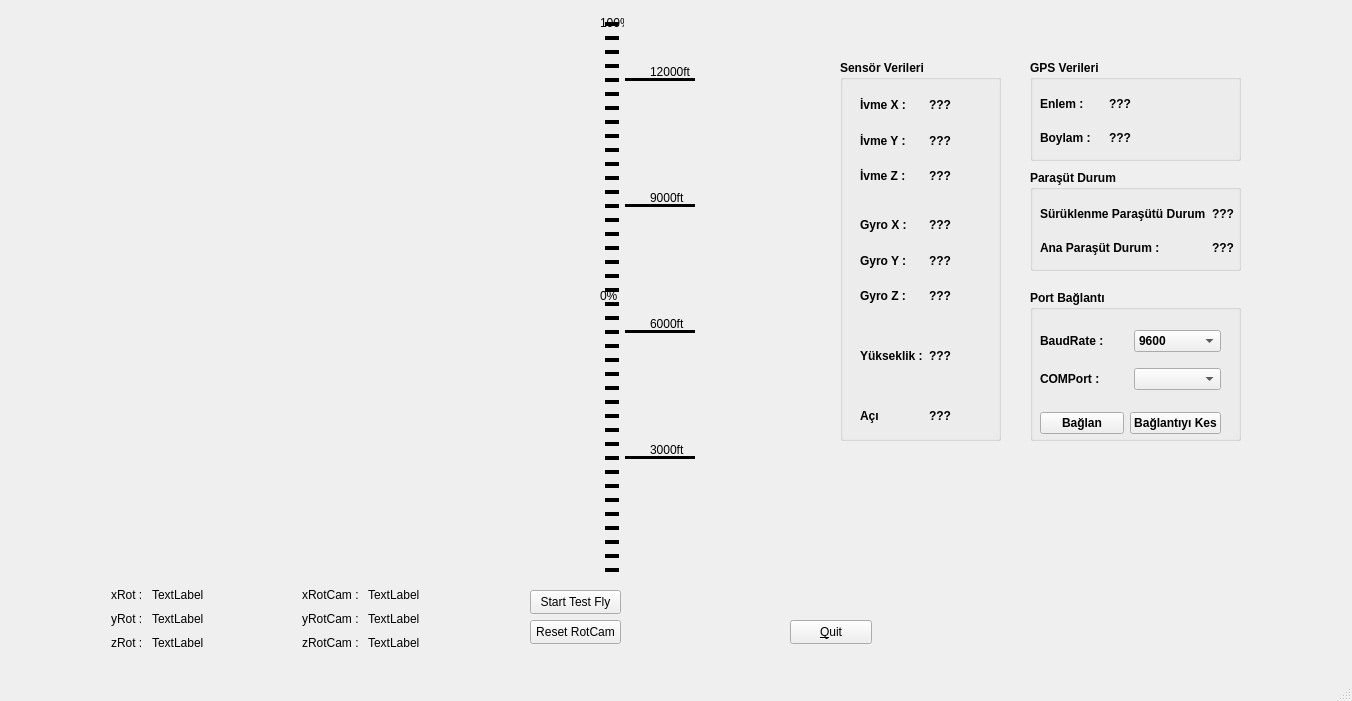
<?xml version="1.0" encoding="UTF-8"?>
<ui version="4.0">
 <class>MainWindow</class>
 <widget class="QMainWindow" name="MainWindow">
  <property name="geometry">
   <rect>
    <x>0</x>
    <y>0</y>
    <width>1352</width>
    <height>701</height>
   </rect>
  </property>
  <property name="windowTitle">
   <string>MainWindow</string>
  </property>
  <widget class="QWidget" name="centralwidget">
   <widget class="QProgressBar" name="progressBar">
    <property name="geometry">
     <rect>
      <x>600</x>
      <y>16</y>
      <width>24</width>
      <height>561</height>
     </rect>
    </property>
    <property name="font">
     <font>
      <pointsize>9</pointsize>
     </font>
    </property>
    <property name="layoutDirection">
     <enum>Qt::LeftToRight</enum>
    </property>
    <property name="autoFillBackground">
     <bool>false</bool>
    </property>
    <property name="styleSheet">
     <string notr="true">QProgressBar {
    border: none; /* Kenarlığı kaldırır */
    background-color: transparent; /* Arkaplan rengini transparan yapar */
}

QProgressBar::chunk {
    background-color: red; /* İlerleme çizgilerinin başlangıç rengi (siyah) */
    width: 10px; /* Her bir ilerleme noktasının genişliği */
    margin: 5px; /* Noktalar arasındaki boşluk */
	height: 4px;
}</string>
    </property>
    <property name="maximum">
     <number>13320</number>
    </property>
    <property name="value">
     <number>0</number>
    </property>
    <property name="alignment">
     <set>Qt::AlignLeading|Qt::AlignLeft|Qt::AlignVCenter</set>
    </property>
    <property name="textVisible">
     <bool>true</bool>
    </property>
    <property name="orientation">
     <enum>Qt::Vertical</enum>
    </property>
    <property name="invertedAppearance">
     <bool>false</bool>
    </property>
    <property name="textDirection">
     <enum>QProgressBar::TopToBottom</enum>
    </property>
    <property name="format">
     <string>%p%</string>
    </property>
   </widget>
   <widget class="Line" name="line_4">
    <property name="geometry">
     <rect>
      <x>625</x>
      <y>78</y>
      <width>70</width>
      <height>3</height>
     </rect>
    </property>
    <property name="frameShadow">
     <enum>QFrame::Plain</enum>
    </property>
    <property name="lineWidth">
     <number>10</number>
    </property>
    <property name="midLineWidth">
     <number>2</number>
    </property>
    <property name="orientation">
     <enum>Qt::Horizontal</enum>
    </property>
   </widget>
   <widget class="QLabel" name="label_12">
    <property name="geometry">
     <rect>
      <x>650</x>
      <y>64</y>
      <width>49</width>
      <height>16</height>
     </rect>
    </property>
    <property name="text">
     <string>12000ft</string>
    </property>
   </widget>
   <widget class="Line" name="line_1">
    <property name="geometry">
     <rect>
      <x>625</x>
      <y>456</y>
      <width>70</width>
      <height>3</height>
     </rect>
    </property>
    <property name="frameShadow">
     <enum>QFrame::Plain</enum>
    </property>
    <property name="lineWidth">
     <number>10</number>
    </property>
    <property name="midLineWidth">
     <number>2</number>
    </property>
    <property name="orientation">
     <enum>Qt::Horizontal</enum>
    </property>
   </widget>
   <widget class="rocketSimWidget" name="widget" native="true">
    <property name="geometry">
     <rect>
      <x>20</x>
      <y>16</y>
      <width>574</width>
      <height>564</height>
     </rect>
    </property>
    <property name="sizePolicy">
     <sizepolicy hsizetype="Preferred" vsizetype="Expanding">
      <horstretch>0</horstretch>
      <verstretch>0</verstretch>
     </sizepolicy>
    </property>
   </widget>
   <widget class="QLabel" name="label_3">
    <property name="geometry">
     <rect>
      <x>650</x>
      <y>442</y>
      <width>49</width>
      <height>16</height>
     </rect>
    </property>
    <property name="text">
     <string>3000ft</string>
    </property>
   </widget>
   <widget class="Line" name="line_2">
    <property name="geometry">
     <rect>
      <x>625</x>
      <y>330</y>
      <width>70</width>
      <height>3</height>
     </rect>
    </property>
    <property name="frameShadow">
     <enum>QFrame::Plain</enum>
    </property>
    <property name="lineWidth">
     <number>10</number>
    </property>
    <property name="midLineWidth">
     <number>2</number>
    </property>
    <property name="orientation">
     <enum>Qt::Horizontal</enum>
    </property>
   </widget>
   <widget class="Line" name="line_3">
    <property name="geometry">
     <rect>
      <x>625</x>
      <y>204</y>
      <width>70</width>
      <height>3</height>
     </rect>
    </property>
    <property name="frameShadow">
     <enum>QFrame::Plain</enum>
    </property>
    <property name="lineWidth">
     <number>10</number>
    </property>
    <property name="midLineWidth">
     <number>2</number>
    </property>
    <property name="orientation">
     <enum>Qt::Horizontal</enum>
    </property>
   </widget>
   <widget class="QLabel" name="label_6">
    <property name="geometry">
     <rect>
      <x>650</x>
      <y>316</y>
      <width>49</width>
      <height>16</height>
     </rect>
    </property>
    <property name="text">
     <string>6000ft</string>
    </property>
   </widget>
   <widget class="QProgressBar" name="progressBar_2">
    <property name="geometry">
     <rect>
      <x>600</x>
      <y>16</y>
      <width>24</width>
      <height>561</height>
     </rect>
    </property>
    <property name="sizePolicy">
     <sizepolicy hsizetype="Fixed" vsizetype="Expanding">
      <horstretch>0</horstretch>
      <verstretch>0</verstretch>
     </sizepolicy>
    </property>
    <property name="styleSheet">
     <string notr="true">QProgressBar {
    border: none; /* Kenarlığı kaldırır */
    background-color: transparent; /* Arkaplan rengini transparan yapar */
}

QProgressBar::chunk {
    background-color: black; /* İlerleme çizgilerinin başlangıç rengi (siyah) */
    width: 10px; /* Her bir ilerleme noktasının genişliği */
    margin: 5px; /* Noktalar arasındaki boşluk */
	height: 4px;
}</string>
    </property>
    <property name="maximum">
     <number>13120</number>
    </property>
    <property name="value">
     <number>13120</number>
    </property>
    <property name="orientation">
     <enum>Qt::Vertical</enum>
    </property>
    <property name="textDirection">
     <enum>QProgressBar::TopToBottom</enum>
    </property>
    <property name="format">
     <string>%p%</string>
    </property>
   </widget>
   <widget class="QWidget" name="layoutWidget_2">
    <property name="geometry">
     <rect>
      <x>20</x>
      <y>586</y>
      <width>491</width>
      <height>66</height>
     </rect>
    </property>
    <layout class="QHBoxLayout" name="horizontalLayout_7">
     <item>
      <spacer name="horizontalSpacer_5">
       <property name="orientation">
        <enum>Qt::Horizontal</enum>
       </property>
       <property name="sizeHint" stdset="0">
        <size>
         <width>68</width>
         <height>20</height>
        </size>
       </property>
      </spacer>
     </item>
     <item>
      <layout class="QHBoxLayout" name="horizontalLayout_3">
       <item>
        <layout class="QVBoxLayout" name="layoutLabelRot">
         <item>
          <widget class="QLabel" name="labelxRot">
           <property name="text">
            <string>xRot : </string>
           </property>
          </widget>
         </item>
         <item>
          <widget class="QLabel" name="labelyRot">
           <property name="text">
            <string>yRot :</string>
           </property>
          </widget>
         </item>
         <item>
          <widget class="QLabel" name="labelzRot">
           <property name="text">
            <string>zRot :</string>
           </property>
          </widget>
         </item>
        </layout>
       </item>
       <item>
        <layout class="QVBoxLayout" name="layoutRot">
         <item>
          <widget class="QLabel" name="xRot">
           <property name="text">
            <string>TextLabel</string>
           </property>
          </widget>
         </item>
         <item>
          <widget class="QLabel" name="yRot">
           <property name="text">
            <string>TextLabel</string>
           </property>
          </widget>
         </item>
         <item>
          <widget class="QLabel" name="zRot">
           <property name="text">
            <string>TextLabel</string>
           </property>
          </widget>
         </item>
        </layout>
       </item>
      </layout>
     </item>
     <item>
      <spacer name="horizontalSpacer_3">
       <property name="orientation">
        <enum>Qt::Horizontal</enum>
       </property>
       <property name="sizeHint" stdset="0">
        <size>
         <width>68</width>
         <height>20</height>
        </size>
       </property>
      </spacer>
     </item>
     <item>
      <layout class="QHBoxLayout" name="horizontalLayout">
       <item>
        <layout class="QVBoxLayout" name="layoutLabelRotCam">
         <item>
          <widget class="QLabel" name="labelxRotCam">
           <property name="text">
            <string>xRotCam : </string>
           </property>
          </widget>
         </item>
         <item>
          <widget class="QLabel" name="labelyRotCam">
           <property name="text">
            <string>yRotCam : </string>
           </property>
          </widget>
         </item>
         <item>
          <widget class="QLabel" name="labelzRotCam">
           <property name="text">
            <string>zRotCam : </string>
           </property>
          </widget>
         </item>
        </layout>
       </item>
       <item>
        <layout class="QVBoxLayout" name="layoutRotCam">
         <item>
          <widget class="QLabel" name="xRotCam">
           <property name="text">
            <string>TextLabel</string>
           </property>
          </widget>
         </item>
         <item>
          <widget class="QLabel" name="yRotCam">
           <property name="text">
            <string>TextLabel</string>
           </property>
          </widget>
         </item>
         <item>
          <widget class="QLabel" name="zRotCam">
           <property name="text">
            <string>TextLabel</string>
           </property>
          </widget>
         </item>
        </layout>
       </item>
      </layout>
     </item>
     <item>
      <spacer name="horizontalSpacer_2">
       <property name="orientation">
        <enum>Qt::Horizontal</enum>
       </property>
       <property name="sizeHint" stdset="0">
        <size>
         <width>68</width>
         <height>20</height>
        </size>
       </property>
      </spacer>
     </item>
    </layout>
   </widget>
   <widget class="QLabel" name="label_9">
    <property name="geometry">
     <rect>
      <x>650</x>
      <y>190</y>
      <width>49</width>
      <height>16</height>
     </rect>
    </property>
    <property name="text">
     <string>9000ft</string>
    </property>
   </widget>
   <widget class="QPushButton" name="pushButton">
    <property name="geometry">
     <rect>
      <x>790</x>
      <y>620</y>
      <width>82</width>
      <height>24</height>
     </rect>
    </property>
    <property name="text">
     <string>&amp;Quit</string>
    </property>
   </widget>
   <widget class="QWidget" name="widget_2" native="true">
    <property name="geometry">
     <rect>
      <x>830</x>
      <y>50</y>
      <width>521</width>
      <height>441</height>
     </rect>
    </property>
    <widget class="QGroupBox" name="groupBoxParachute">
     <property name="geometry">
      <rect>
       <x>200</x>
       <y>120</y>
       <width>211</width>
       <height>101</height>
      </rect>
     </property>
     <property name="font">
      <font>
       <bold>true</bold>
      </font>
     </property>
     <property name="title">
      <string>Paraşüt Durum</string>
     </property>
     <widget class="QWidget" name="layoutWidget_10">
      <property name="geometry">
       <rect>
        <x>10</x>
        <y>30</y>
        <width>194</width>
        <height>61</height>
       </rect>
      </property>
      <layout class="QHBoxLayout" name="horizontalLayout_14">
       <item>
        <layout class="QVBoxLayout" name="verticalLayout_10">
         <item>
          <widget class="QLabel" name="textDragP_2">
           <property name="text">
            <string>Sürüklenme Paraşütü Durum :</string>
           </property>
          </widget>
         </item>
         <item>
          <widget class="QLabel" name="textMainP_2">
           <property name="text">
            <string>Ana Paraşüt Durum : </string>
           </property>
          </widget>
         </item>
        </layout>
       </item>
       <item>
        <layout class="QVBoxLayout" name="verticalLayout_11">
         <item>
          <widget class="QLabel" name="dragP_2">
           <property name="text">
            <string>???</string>
           </property>
          </widget>
         </item>
         <item>
          <widget class="QLabel" name="mainP_2">
           <property name="text">
            <string>???</string>
           </property>
          </widget>
         </item>
        </layout>
       </item>
      </layout>
     </widget>
    </widget>
    <widget class="QGroupBox" name="groupBoxSensor">
     <property name="geometry">
      <rect>
       <x>10</x>
       <y>10</y>
       <width>161</width>
       <height>381</height>
      </rect>
     </property>
     <property name="font">
      <font>
       <bold>true</bold>
      </font>
     </property>
     <property name="title">
      <string>Sensör Verileri</string>
     </property>
     <widget class="QWidget" name="layoutWidget_11">
      <property name="geometry">
       <rect>
        <x>20</x>
        <y>150</y>
        <width>131</width>
        <height>101</height>
       </rect>
      </property>
      <layout class="QHBoxLayout" name="horizontalLayout_15">
       <item>
        <layout class="QVBoxLayout" name="verticalLayout_12">
         <item>
          <widget class="QLabel" name="textGyroX_2">
           <property name="text">
            <string>Gyro X :</string>
           </property>
          </widget>
         </item>
         <item>
          <widget class="QLabel" name="textGyroY_2">
           <property name="text">
            <string>Gyro Y :</string>
           </property>
          </widget>
         </item>
         <item>
          <widget class="QLabel" name="textGyroZ_2">
           <property name="text">
            <string>Gyro Z :</string>
           </property>
          </widget>
         </item>
        </layout>
       </item>
       <item>
        <layout class="QVBoxLayout" name="verticalLayout_13">
         <item>
          <widget class="QLabel" name="gyroX_2">
           <property name="text">
            <string>???</string>
           </property>
          </widget>
         </item>
         <item>
          <widget class="QLabel" name="gyroY_2">
           <property name="text">
            <string>???</string>
           </property>
          </widget>
         </item>
         <item>
          <widget class="QLabel" name="gyroZ_2">
           <property name="text">
            <string>???</string>
           </property>
          </widget>
         </item>
        </layout>
       </item>
      </layout>
     </widget>
     <widget class="QWidget" name="layoutWidget_12">
      <property name="geometry">
       <rect>
        <x>20</x>
        <y>340</y>
        <width>131</width>
        <height>31</height>
       </rect>
      </property>
      <layout class="QHBoxLayout" name="horizontalLayout_16">
       <item>
        <widget class="QLabel" name="textAngle_2">
         <property name="text">
          <string>Açı</string>
         </property>
        </widget>
       </item>
       <item>
        <widget class="QLabel" name="angle_2">
         <property name="text">
          <string>???</string>
         </property>
        </widget>
       </item>
      </layout>
     </widget>
     <widget class="QWidget" name="layoutWidget_13">
      <property name="geometry">
       <rect>
        <x>20</x>
        <y>280</y>
        <width>131</width>
        <height>31</height>
       </rect>
      </property>
      <layout class="QHBoxLayout" name="horizontalLayout_17">
       <item>
        <widget class="QLabel" name="textPress_2">
         <property name="text">
          <string>Yükseklik :</string>
         </property>
        </widget>
       </item>
       <item>
        <widget class="QLabel" name="press_2">
         <property name="text">
          <string>???</string>
         </property>
        </widget>
       </item>
      </layout>
     </widget>
     <widget class="QWidget" name="layoutWidget_14">
      <property name="geometry">
       <rect>
        <x>20</x>
        <y>30</y>
        <width>131</width>
        <height>101</height>
       </rect>
      </property>
      <layout class="QHBoxLayout" name="horizontalLayout_18">
       <item>
        <layout class="QVBoxLayout" name="verticalLayout_14">
         <item>
          <widget class="QLabel" name="textAccX_2">
           <property name="text">
            <string>İvme X :</string>
           </property>
          </widget>
         </item>
         <item>
          <widget class="QLabel" name="textAccY_2">
           <property name="text">
            <string>İvme Y :</string>
           </property>
          </widget>
         </item>
         <item>
          <widget class="QLabel" name="textAccZ_2">
           <property name="text">
            <string>İvme Z :</string>
           </property>
          </widget>
         </item>
        </layout>
       </item>
       <item>
        <layout class="QVBoxLayout" name="verticalLayout_15">
         <item>
          <widget class="QLabel" name="accX_2">
           <property name="text">
            <string>???</string>
           </property>
          </widget>
         </item>
         <item>
          <widget class="QLabel" name="accY_2">
           <property name="text">
            <string>???</string>
           </property>
          </widget>
         </item>
         <item>
          <widget class="QLabel" name="accZ_2">
           <property name="text">
            <string>???</string>
           </property>
          </widget>
         </item>
        </layout>
       </item>
      </layout>
     </widget>
    </widget>
    <widget class="QGroupBox" name="groupBoxPort">
     <property name="geometry">
      <rect>
       <x>200</x>
       <y>240</y>
       <width>211</width>
       <height>151</height>
      </rect>
     </property>
     <property name="font">
      <font>
       <bold>true</bold>
      </font>
     </property>
     <property name="title">
      <string>Port Bağlantı</string>
     </property>
     <widget class="QWidget" name="layoutWidget_15">
      <property name="geometry">
       <rect>
        <x>10</x>
        <y>30</y>
        <width>181</width>
        <height>81</height>
       </rect>
      </property>
      <layout class="QVBoxLayout" name="verticalLayout_16">
       <item>
        <layout class="QHBoxLayout" name="horizontalLayout_19">
         <item>
          <widget class="QLabel" name="textBaudRate_2">
           <property name="text">
            <string>BaudRate : </string>
           </property>
          </widget>
         </item>
         <item>
          <widget class="QComboBox" name="comboBoxBaudRate_2">
           <item>
            <property name="text">
             <string>9600</string>
            </property>
           </item>
           <item>
            <property name="text">
             <string>57600</string>
            </property>
           </item>
           <item>
            <property name="text">
             <string>115200</string>
            </property>
           </item>
          </widget>
         </item>
        </layout>
       </item>
       <item>
        <layout class="QHBoxLayout" name="horizontalLayout_20">
         <item>
          <widget class="QLabel" name="textComPort_2">
           <property name="text">
            <string>COMPort : </string>
           </property>
          </widget>
         </item>
         <item>
          <widget class="QComboBox" name="comboBoxComPort_2"/>
         </item>
        </layout>
       </item>
      </layout>
     </widget>
     <widget class="QWidget" name="layoutWidget_16">
      <property name="geometry">
       <rect>
        <x>10</x>
        <y>120</y>
        <width>181</width>
        <height>26</height>
       </rect>
      </property>
      <layout class="QHBoxLayout" name="horizontalLayout_21">
       <item>
        <widget class="QPushButton" name="connectButton_2">
         <property name="text">
          <string>Bağlan</string>
         </property>
        </widget>
       </item>
       <item>
        <widget class="QPushButton" name="disconnectButton_2">
         <property name="text">
          <string>Bağlantıyı Kes</string>
         </property>
        </widget>
       </item>
      </layout>
     </widget>
    </widget>
    <widget class="QGroupBox" name="groupBoxGPS">
     <property name="geometry">
      <rect>
       <x>200</x>
       <y>10</y>
       <width>211</width>
       <height>101</height>
      </rect>
     </property>
     <property name="font">
      <font>
       <bold>true</bold>
      </font>
     </property>
     <property name="title">
      <string>GPS Verileri</string>
     </property>
     <widget class="QWidget" name="layoutWidget_17">
      <property name="geometry">
       <rect>
        <x>10</x>
        <y>30</y>
        <width>131</width>
        <height>61</height>
       </rect>
      </property>
      <layout class="QHBoxLayout" name="horizontalLayout_22">
       <item>
        <layout class="QVBoxLayout" name="verticalLayout_17">
         <item>
          <widget class="QLabel" name="textLatitude_2">
           <property name="text">
            <string>Enlem :</string>
           </property>
          </widget>
         </item>
         <item>
          <widget class="QLabel" name="textLongitude_2">
           <property name="text">
            <string>Boylam :</string>
           </property>
          </widget>
         </item>
        </layout>
       </item>
       <item>
        <layout class="QVBoxLayout" name="verticalLayout_18">
         <item>
          <widget class="QLabel" name="latitude_2">
           <property name="text">
            <string>???</string>
           </property>
          </widget>
         </item>
         <item>
          <widget class="QLabel" name="longitude_2">
           <property name="text">
            <string>???</string>
           </property>
          </widget>
         </item>
        </layout>
       </item>
      </layout>
     </widget>
    </widget>
   </widget>
   <widget class="QPushButton" name="pushButton_2">
    <property name="geometry">
     <rect>
      <x>530</x>
      <y>620</y>
      <width>91</width>
      <height>24</height>
     </rect>
    </property>
    <property name="text">
     <string>Reset RotCam</string>
    </property>
   </widget>
   <widget class="QPushButton" name="pushButton_3">
    <property name="geometry">
     <rect>
      <x>530</x>
      <y>590</y>
      <width>91</width>
      <height>24</height>
     </rect>
    </property>
    <property name="text">
     <string>Start Test Fly</string>
    </property>
   </widget>
  </widget>
  <widget class="QMenuBar" name="menubar">
   <property name="geometry">
    <rect>
     <x>0</x>
     <y>0</y>
     <width>1352</width>
     <height>22</height>
    </rect>
   </property>
  </widget>
  <widget class="QStatusBar" name="statusbar"/>
 </widget>
 <customwidgets>
  <customwidget>
   <class>rocketSimWidget</class>
   <extends>QWidget</extends>
   <header>rocketsimwidget.h</header>
   <container>1</container>
  </customwidget>
 </customwidgets>
 <resources/>
 <connections/>
</ui>
